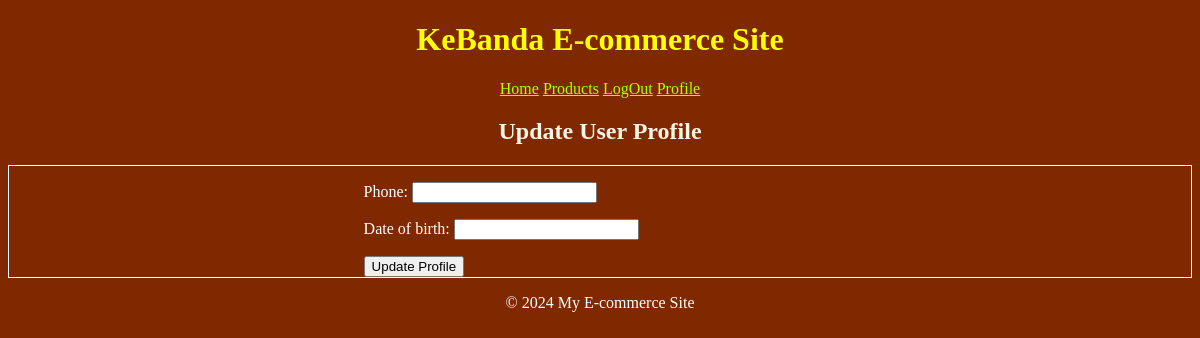
Page /users/update-profile/ (signed in) on the earlier database version.
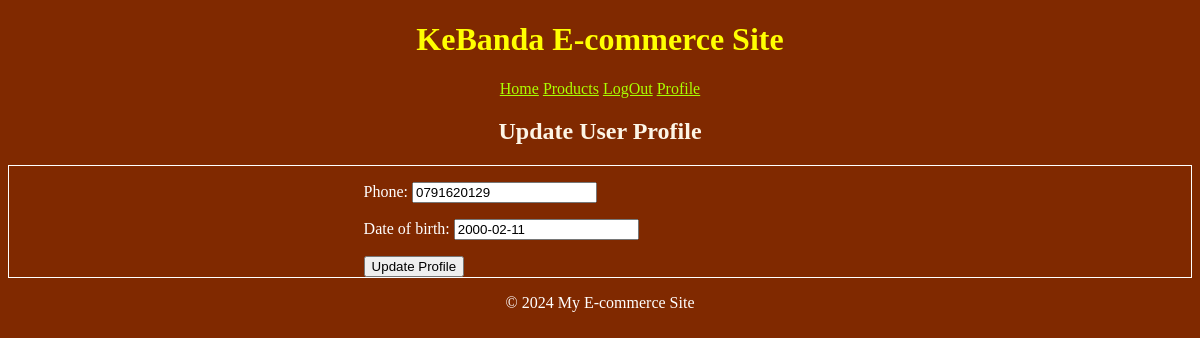
Same page on the later database version.
### users/models.py (models this page shows, shortened)
class Profile(models.Model):
    user = models.OneToOneField(User, on_delete=models.CASCADE)
    phone = models.CharField(max_length=15)
    date_of_birth = models.DateField(null=True, blank=True)

### users/views.py (the view)
# urls.py: path('update-profile/', views.update_profile_view, name='update_profile'),
@login_required
def update_profile_view(request):
    profile, created = Profile.objects.get_or_create(user=request.user)
    if request.method == 'POST':
        profile_form = ProfileUpdateForm(request.POST, instance=profile)
        if profile_form.is_valid():
            profile_form.save()
            return redirect('profile')
    else:
        profile_form = ProfileUpdateForm(instance=profile)
    addresses = Address.objects.filter(user=request.user)
    addresses = Address.objects.filter(user=request.user)
    context = {
        'profile_form': profile_form,
    }
    return render(request, 'users/update_profile.html', context)

### users/forms.py
class ProfileUpdateForm(forms.ModelForm):
    class Meta:
        model = Profile
        fields = ['phone', 'date_of_birth']

### users/templates/users/update_profile.html (shortened to what this page needs)
{% extends "base.html" %}
{% block content %}
<h2>Update User Profile</h2>
<div>
    <form method="POST">
        {{ profile_form.as_p }}
        <button type="submit">Update Profile</button>
    </form>
</div>
{%endblock%}

Differences in the rows shown:
changed Profile: phone (not shown) → "0791620129"; date_of_birth (not shown) → "2000-02-11"
